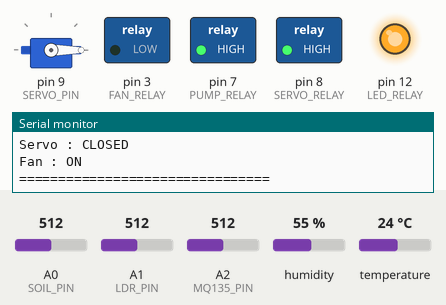
Recording of a sketch running on a simulated Arduino Uno, built with avr-gcc and run on an emulated ATmega328P. On the bench: servo, switched loads named in the sketch (green lamp = pin HIGH), output pins drawn as LEDs (lit = HIGH), the last lines printed to the serial monitor. The inputs (shaded band) are chosen by the test bench; at power-on: A2 (MQ135_PIN) = 512, temperature 24 °C, A0 (SOIL_PIN) = 512, A1 (LDR_PIN) = 512, humidity 55 %.

Above: at 3.0 s.
3.1 s: A2 (MQ135_PIN) set to 474
6.0 s: A2 (MQ135_PIN) set to 444
At 8.7 s:
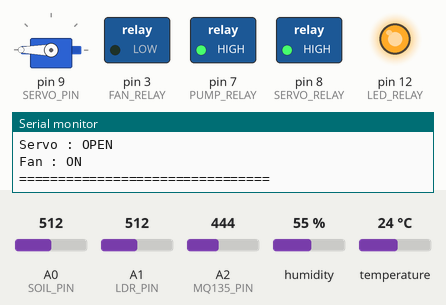
9.1 s: temperature set to 20 °C
At 12.0 s:
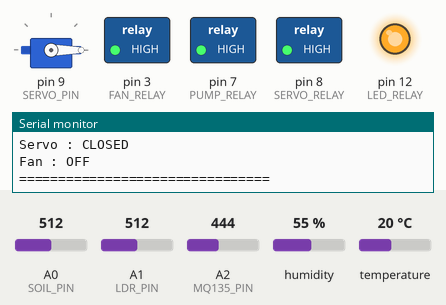
12.3 s: A0 (SOIL_PIN) set to 678
15.2 s: A0 (SOIL_PIN) set to 701
At 16.5 s:
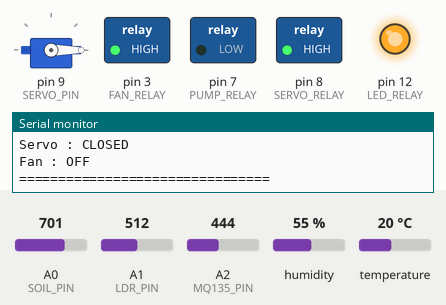
18.1 s: A1 (LDR_PIN) set to 55
At 20.8 s:
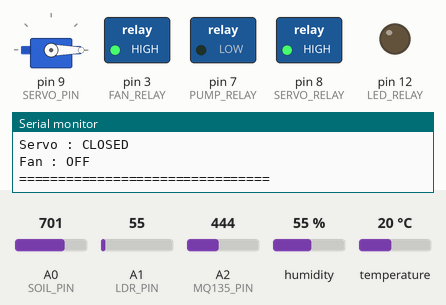
Timing chart, 0 to 22.1 s (numbered marks = the images above; inputs shaded):
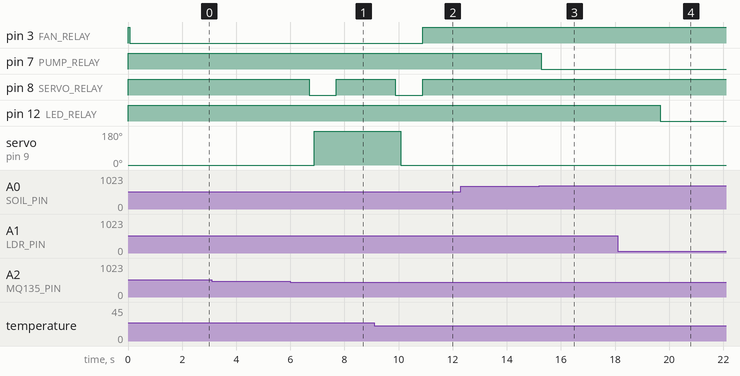

The sketch:

sketch_jul31a.ino
```cpp
/*
=========================================================
SMART GREENHOUSE SYSTEM
Arduino Uno
Author: Allan
=========================================================
*/

#include <Servo.h>
#include <DHT.h>
#include <SoftwareSerial.h>

//==================== PIN DEFINITIONS ====================

// Sensors
#define SOIL_PIN A0
#define LDR_PIN A1
#define MQ135_PIN A2
#define DHT_PIN 2

// Actuators
#define FAN_RELAY 3
#define PUMP_RELAY 7
#define SERVO_RELAY 8
#define SERVO_PIN 9
#define LED_RELAY 12

// GSM
#define GSM_RX 10
#define GSM_TX 11

//==================== DHT ====================

#define DHTTYPE DHT11
DHT dht(DHT_PIN, DHTTYPE);

//==================== SERVO ====================

Servo greenhouseServo;

//==================== GSM ====================

SoftwareSerial sim800(GSM_RX, GSM_TX);

//==================== SENSOR VARIABLES ====================

float temperature = 0;
float humidity = 0;

int soilRaw = 0;
int soilPercent = 0;

int ldrValue = 0;

int mqRaw = 0;
int airPPM = 0;

//==================== SYSTEM STATES ====================

bool pumpState = false;
bool ledState = false;
bool servoOpen = false;
bool fanState = false;          // <-- added

//==================== ALERT FLAGS ====================

bool tempAlert = false;
bool humidityAlert = false;
bool soilAlert = false;
bool lightAlert = false;
bool airAlert = false;

//==================== FUNCTION PROTOTYPES ====================

void readSensors();
void controlPump();
void controlLED();
void controlServo();
void controlFan();              // <-- added
void checkAlerts();
void sendSMS(String message);
void printReadings();
void moveServo(bool open);

//========================================================

void setup()
{
    Serial.begin(9600);
    sim800.begin(9600);

    dht.begin();

    greenhouseServo.attach(SERVO_PIN);

    pinMode(FAN_RELAY, OUTPUT);     // <-- added
    pinMode(PUMP_RELAY, OUTPUT);
    pinMode(SERVO_RELAY, OUTPUT);
    pinMode(LED_RELAY, OUTPUT);

    // Relay module is ACTIVE LOW
    digitalWrite(FAN_RELAY, HIGH);  // <-- added (fan off at start)
    digitalWrite(PUMP_RELAY, HIGH);
    digitalWrite(SERVO_RELAY, HIGH);
    digitalWrite(LED_RELAY, HIGH);

    greenhouseServo.write(0);

    Serial.println("=================================");
    Serial.println(" SMART GREENHOUSE SYSTEM ");
    Serial.println("=================================");
}

void loop()
{
    readSensors();

    controlPump();
    controlLED();
    controlServo();
    controlFan();               // <-- added

    Serial.println("================================");

    Serial.print("Temperature : ");
    Serial.print(temperature);
    Serial.println(" °C");

    Serial.print("Humidity : ");
    Serial.print(humidity);
    Serial.println(" %");

    Serial.print("Soil Moisture : ");
    Serial.print(soilPercent);
    Serial.print("%   Pump : ");
    Serial.println(pumpState ? "ON" : "OFF");

    Serial.print("Light Intensity : ");
    Serial.print(ldrValue);
    Serial.print("   LED : ");
    Serial.println(ledState ? "ON" : "OFF");

    Serial.print("Air Quality : ");
    Serial.print(airPPM);
    Serial.println(" ppm");

    Serial.print("Servo : ");
    Serial.println(servoOpen ? "OPEN" : "CLOSED");

    Serial.print("Fan : ");                 // <-- added
    Serial.println(fanState ? "ON" : "OFF");

    Serial.println("================================");

    delay(2000);
}

/*
=========================================================
SENSORS MODULE
=========================================================
*/

void readSensors()
{
    // Read DHT11
    temperature = dht.readTemperature();
    humidity = dht.readHumidity();

    if (isnan(temperature) || isnan(humidity))
    {
        Serial.println("Error reading DHT11!");
        return;
    }

    // Read Soil Moisture Sensor
    soilRaw = analogRead(SOIL_PIN);

    // Initial calibration values
    // soilPercent = map(soilRaw, 1023, 350, 0, 100);
    // soilPercent = constrain(soilPercent, 0, 100);

    soilPercent = constrain(map(soilRaw, 1023, 350, 0, 100),0,100);


    // Read LDR
    ldrValue = analogRead(LDR_PIN);

    // Read MQ135
    mqRaw = analogRead(MQ135_PIN);

    // Approximate conversion to ppm
    airPPM = map(mqRaw, 0, 1023, 0, 1000);
}

/*
=========================================================
ACTUATORS MODULE
Controls:
1. Pump
2. LED
3. Servo
4. Fan
=========================================================
*/


//---------------------------------------------------------
// Pump Control
//---------------------------------------------------------
void controlPump()
{
    // Pump ON if soil moisture is below 50%
    if (soilPercent < 50)
    {
        digitalWrite(PUMP_RELAY, LOW);      // Active LOW relay
        pumpState = true;
    }

    // Pump OFF once soil moisture reaches 60%
    else if (soilPercent >= 60)
    {
        digitalWrite(PUMP_RELAY, HIGH);     // Active LOW relay
        pumpState = false;
    }
}


//---------------------------------------------------------
// LED Control
//---------------------------------------------------------
void controlLED()
{
    // Turn LED ON when light intensity is low
    if (ldrValue < 280)
    {
        digitalWrite(LED_RELAY, LOW);       // Active LOW relay
        ledState = true;
    }

    // Turn LED OFF otherwise
    else
    {
        digitalWrite(LED_RELAY, HIGH);      // Active LOW relay
        ledState = false;
    }
}


//---------------------------------------------------------
// Servo Movement Function
//---------------------------------------------------------
void moveServo(bool open)
{
    // Do nothing if servo is already in required position
    if (servoOpen == open)
        return;

    // Power the servo through the relay
    digitalWrite(SERVO_RELAY, LOW);
    delay(200);

    if (open)
    {
        greenhouseServo.write(180);
        Serial.println("Servo OPENED");
    }
    else
    {
        greenhouseServo.write(0);
        Serial.println("Servo CLOSED");
    }

    delay(800);

    // Remove power from servo
    digitalWrite(SERVO_RELAY, HIGH);

    servoOpen = open;
}


//---------------------------------------------------------
// Servo Priority Logic
//---------------------------------------------------------
void controlServo()
{
    //=========================
    // Priority 1: Air Quality
    //=========================

    if (airPPM < 420)
    {
        moveServo(true);      // Open vent
        return;
    }

    if (airPPM > 450)
    {
        moveServo(false);     // Close vent
        return;
    }


    //=========================
    // Priority 2: Temperature
    //=========================

    if (temperature > 23)
    {
        moveServo(true);      // Open sprinkler valve
        return;
    }

    if (temperature <= 21)
    {
        moveServo(false);     // Close sprinkler valve
        return;
    }


    //=========================
    // Priority 3: Humidity
    //=========================

    if (humidity < 65)
    {
        moveServo(true);      // Open sprinkler valve
    }
    else
    {
        moveServo(false);     // Close sprinkler valve
    }
}


//---------------------------------------------------------
// Fan Control (NEW)
//---------------------------------------------------------
void controlFan()
{
    // Fan ON when temperature is high (cooling needed)
    if (temperature > 23)
    {
        digitalWrite(FAN_RELAY, LOW);       // Active LOW relay
        fanState = true;
    }
    // Fan OFF when temperature is cool enough
    else if (temperature <= 21)
    {
        digitalWrite(FAN_RELAY, HIGH);      // Active LOW relay
        fanState = false;
    }
    // Between 21 °C and 23 °C the fan keeps its previous state
    // (hysteresis – same idea used by the pump)
}


/*
=========================================================
ALERTS MODULE
=========================================================
*/

void checkAlerts()
{
    //==================== TEMPERATURE ====================

    if (temperature > 23)
    {
        if (!tempAlert)
        {
            sendSMS("SMART GREENHOUSE ALERT\n\nTemperature HIGH\nTemperature: " +
                    String(temperature) +
                    " C\nAction: Sprinkler OPENED");

            tempAlert = true;
        }
    }
    else if (temperature >= 21 && temperature <= 23)
    {
        tempAlert = false;
    }


    //==================== HUMIDITY ====================

    if (humidity < 65)
    {
        if (!humidityAlert)
        {
            sendSMS("SMART GREENHOUSE ALERT\n\nHumidity LOW\nHumidity: " +
                    String(humidity) +
                    " %\nAction: Sprinkler OPENED");

            humidityAlert = true;
        }
    }
    else
    {
        humidityAlert = false;
    }


    //==================== SOIL MOISTURE ====================

    if (soilPercent < 50)
    {
        if (!soilAlert)
        {
            sendSMS("SMART GREENHOUSE ALERT\n\nSoil Moisture LOW\nSoil Moisture: " +
                    String(soilPercent) +
                    " %\nAction: Pump ACTIVATED");

            soilAlert = true;
        }
    }
    else
    {
        soilAlert = false;
    }


    //==================== LIGHT ====================

    if (ldrValue < 300)
    {
        if (!lightAlert)
        {
            sendSMS("SMART GREENHOUSE ALERT\n\nLight Intensity LOW\nAction: LED TURNED ON");

            lightAlert = true;
        }
    }
    else
    {
        lightAlert = false;
    }


    //==================== AIR QUALITY ====================

    if (airPPM < 350 || airPPM > 450)
    {
        if (!airAlert)
        {
            sendSMS("SMART GREENHOUSE ALERT\n\nAir Quality Outside Optimum Range\nAir Quality: " +
                    String(airPPM) +
                    " ppm");

            airAlert = true;
        }
    }
    else
    {
        airAlert = false;
    }
}
```

Measured:
- the behaviour switches between 462 and 461 on A2 (MQ135_PIN) (found by bisection; images 0 and 1)
- the behaviour switches between 22 and 21 °C on temperature (found by bisection; images 1 and 2)
- the behaviour switches between 686 and 687 on A0 (SOIL_PIN) (found by bisection; images 2 and 3)
- after the input at 6.0 s, pin 8 (SERVO_RELAY): HIGH → LOW after 0.69 s, → HIGH 1.0 s later; servo on pin 9 (SERVO_PIN): 0° → 180° after 0.89 s
- after the input at 9.1 s, pin 3 (FAN_RELAY): LOW → HIGH after 1.8 s; pin 8 (SERVO_RELAY): HIGH → LOW after 0.79 s, → HIGH 1.0 s later; servo on pin 9 (SERVO_PIN): 180° → 0° after 0.99 s
- after the input at 15.2 s, pin 7 (PUMP_RELAY): HIGH → LOW after 0.08 s
- after the input at 18.1 s, pin 12 (LED_RELAY): HIGH → LOW after 1.6 s
